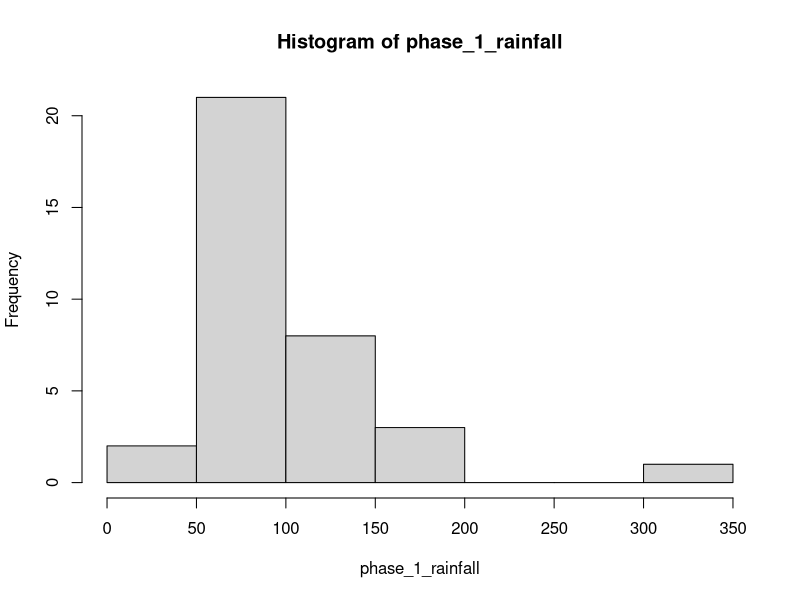
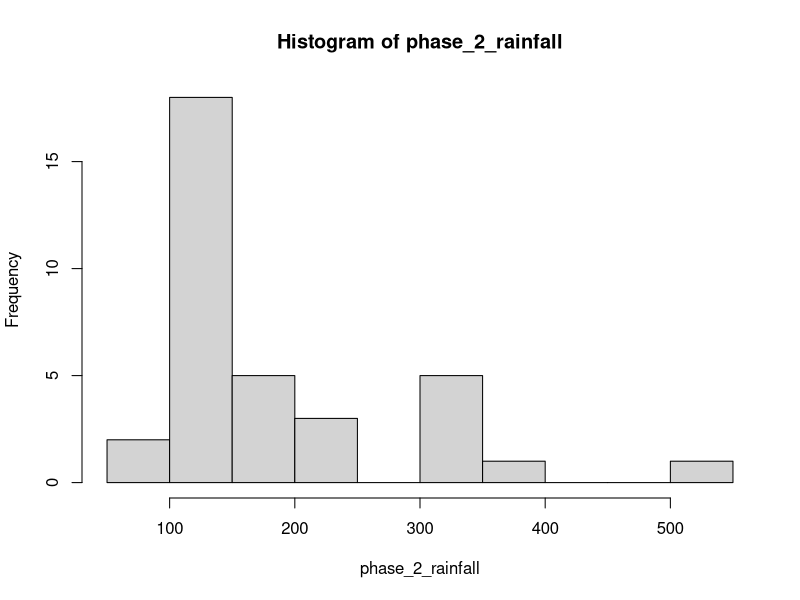
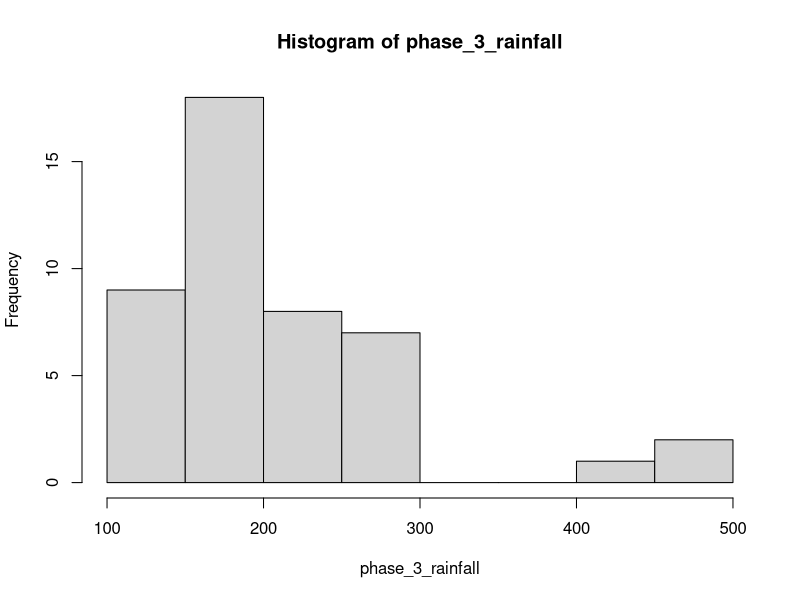

The R source for these figures, in order:
# Summer 2003, policy marketed to 2 villages using BASIXs best sales force 148 
#   farmers purchased the policy Paying 74000 Rs (1800$) for coverage of 600 
#   total acres of land 15% commission on sales, negligible revenue far 
#   outweighed by staff time, developing customer relations
# 
farmersPurchase2003 <- 148
totalPremium2003 <- 74000 
totalLand2003 <- 600
commisions2003 <- totalPremium2003*0.15

costOfStaffTime <- commisions2003 # AT LEAST 


# BASIX at large 60000 borrowers in 4000 villages in 30 districts
# 
# loan products typically had an annual percentage rate of 24% primarily 
# individual, sometimes grouped joint liabilities. average load size of 8800 Rs,
# 
# typically repaid in 11 to 24 months, monthly repayments matched to cash flow? 
#    crop loans mature after harvest small enterprise loans require 
#    regular month payments.
# 
totalVillages <- 4000
loanInterest <- .24
averageLoanSize <- 8800
repaymentMonths <- runif(1,min = 11,max = 24) #just random for fun


# BASIX primary source of operating income is interest on the above loans 
# SEE INCOME EXHIBIT 2 
# 9% cost of capitol 2% provisioning for future loan losses FY 2003 expected 
#   long term loan loss rate was ~ 2% typical repayment rates for micro finance 
#   institutions ranged between 97% and 99% BASIX has a lower repayment rate 
#   then typical. Because of drought
#   BASIX had an on-time repayment rate of 93.3%? Do we need to consider this factor?

costOfCapitol <- 0.09
provisioning <- 0.02
typicalLossRate <- 0.02
ontimerepaymentRate <- 0.933
repaymentRate <- runif(1,min = 0.97,max = 0.99)

# BASIX also sells life insurance, first to borrowers, bundled with the loan, 
#    60000 borrowers policy covered 1.5 times the amount of the initial loan 
#   and eventually even to non-borrowers By 2004 BASIX is using 250 customer 
#   service agents serving exclusively areas where commercial banks and micro 
#   finance corporations were not operating areas previously served by local 
#   moneylenders 10% interest per month or higher no competition for insurance 
#   sales for at least 5-10 years
# 
lifeInsurancePolicies <- 60000
coverage <- 1.5 * averageLoanSize
agents2004 <- 250
locallyAvailableLoanRate <- 0.1 # per MONTH




# A BASIX client agriculture as a primary source of income in 
#     Andhra Pradesh (AP) 
# a single household of ~5 members, a couple, a parent, and two children. 
# ~3 acres of land ownership whereupon they would grow groundnuts or castor seed 
# 3 acres of groundnut yielded 1 ton (1000 kg) of seeds, 
#     which could be sold for 25-35 Rs / kg. 
# middle men take substantial cut of profits households also have farm animals, 
#  grow food crops (maize or sorghum) expenses include farming inputs, 
#  seed and fertilizer, food, clothing, and fuel
# 

householdSize <- 5
landOwnership <- 3 #acres
groundNutYeild <- 1000 #kilogram
groundNutSale <-sum(runif(groundNutYeild, min = 25, max = 35)) #cheeky

# farmAnimalCost <- 
# foodCropsCost <- 
# seedCost <-
# fertilizerCost <- 
# foodCost <-
# clothingCost <- 
# fuelCost <-




# SEE CLIENTELE INCOME DISTRIBUTION IN EXHIBIT 3



# Farmers in AP and Tamil Nadu grow rice, groundnuts, sorghum, and more? 
# limited to no irrigation rainfall levels are an important determinant of 
# agricultural productivity The quality of monsoons is an actual determinant 
# of economic growth nationwide two growing cycles Jun- Nov and Dec- Apr 
# monsoon occurs during Jun- Nov
# 
# Farmers had to pay for seeds, fertilizer and labor long before profits. 
# Goods were purchased on credit so farmers are in debt most of the year.
# 
# HOUSE HOLD RISK MANAGEMENT Grim situation with perilous, 
#  costly circumstances, harsh saving conditions.
# 
# FINANCIAL RISK MANAGEMENT SERVICES Helping the house hold risk management 
# situation needed a credit solution. However a credit solution was not enough. 
# Provisions for insurance against livestock death and crop failure would go far.
# 
# Crop insurance classically sold by the national government was a conditioned 
#  bundling for borrowing. BASIX clients are ineligible.
# 
# National crop insurance was no premier service though. 
#   Unequally distributed benefits and slow payments.
# 
# Earliest crop insurance product by BASIX in 2000, 3 villages, 
#   farmers pooled risk, individuals would pay a premium annually. 
# A fraction of the funds would be kept in a village account. 
#  Balance accumulated in a "multi-village" account. 
#  Farmers would internally accept or reject claims. 
#  Losses would be drawn from the village account, 
#       and then the "mutli-village" account. 
#  BASIX was liable for claims exceeding the total premiums accumulated.
# 
# Administration costs were too high. 
#   Farmers were reluctant to pay the high premiums.
# 
# RAINFALL INSURANCE
# 
# Using a designated rainfall station near clients: 
#    Policy would pay cash if measured rainfall was particularly low. 
#    Clients would pay premiums.
# 
# A private insurance company was brought in with international connections. 
#  BASIX would act only as a sales agent, and earn commissions. 
#  Not be responsible for the payouts.
# 
# How should the rainfall index be designed?
#   
# What should the targets and payouts be?
#   
# What would be the policy's price?
# 
# Specific policies per crop? 
# 
# One-size-fits all?
# 
# Which would be easier to sell?
# 
# PRODUCT DESIGN AND MARKETING
# 
# Pilot program in only a few of the villages. Mahbudnagar district of AP.
# 
# 2003 Pilot policy would target just groundnuts and castor seed.
# 
# Food and Agricultural Organization suggested that groundnut required 
#   approximately 500-700 millimeters of water per year to produce good yield.
# 
# Growing period of May/June - mid October.
# 
# A MODEL FOR THE RELATIONSHIP BETWEEN CROP LOSS AND RAINFALL DEFICIT
# 
# blah blah blah
# 
# Weights are assigned to each part of the growing season to calculate rainfall index.
# 
# Insurance policy sets 653 mm target rainfall index over the growing period: 
#   May 11 to October 17, 2003. 
# 
# SEE EXHIBIT 5 for summary of 2003 policy
# 
# BASIX ignores other crop categories and focuses only on 
#    groundnuts and castor seed.
# 
# The policy only sold 150 policies. 
# 
# Fixed costs of development and administration and the cost of field agents' 
#       time far outweighed first year profits.
# 
# Agents took 3 hours to sell 600 Rs insurance policies,
# 
# Agents took 6 hours to sell make and service an average size loan.
# 
# Neglecting customer service agent travel time.
# 
# THE 2004 REVISED PRODUCT
# 
# Farmers were concerned about transparency.
# 
# SEE EXHIBIT 5 for revised policy
# Insurance Policy for Groundnut in 2014
period_1_normal <- 75
period_1_max <- 20
period_1_normal_payment <- 15
period_1_max_payment <- 3000

period_2_normal <- 110
period_2_max <- 10
period_2_normal_payment <- 40
period_2_max_payment <- 2000

period_3_normal <- 75
period_3_max <- 5
period_3_normal_payment <- 10
period_3_max_payment <- 1000

# SEE EXHIBIT 6 for historical distribution of 
#    rainfall for the periods covered by the policy.
n1 <- 35 
n2 <- 35
n3 <- 45

set.seed(1234) 
rlnorm2 <- function(n, mean, sd){
  rlnorm(n, log(mean*(1+sd^2/mean^2)^-.5), log(1+sd^2/mean^2)^.5)
}

phase_1_rainfall <- rlnorm2(n1, mean = 115, sd = 56)
phase_2_rainfall <- rlnorm2(n2, mean = 191.1, sd = 82.5)
phase_3_rainfall <- rlnorm2(n3, mean = 209.7, sd = 97.7)

hist(phase_1_rainfall)
hist(phase_2_rainfall)
hist(phase_3_rainfall)

# 
# DECISION
# 
# 2003 rainfall resulted in modest payouts. 
# 
# Farmers were satisfied about the speed of payouts. 
# 
# Good interest in policy for next monsoon season.
# 
# Caution was important though, trust was long earned.
# 
# Bundling the insurance and the loans could 
#      result in misunderstanding and default. 
# 
# Would the policy sell well?
#   
#   What was the best way to explain it to clients?
#   
#   How to avoid "gouging' its captive clients?
# 
# Was the policy fair?
# 
# How could it help BASIX clients?

### WHAT WERE THE OTHER IMPORTANT 
### RISKS, 
### COSTS, or 
### BENEFITS that hadn't been considered?




